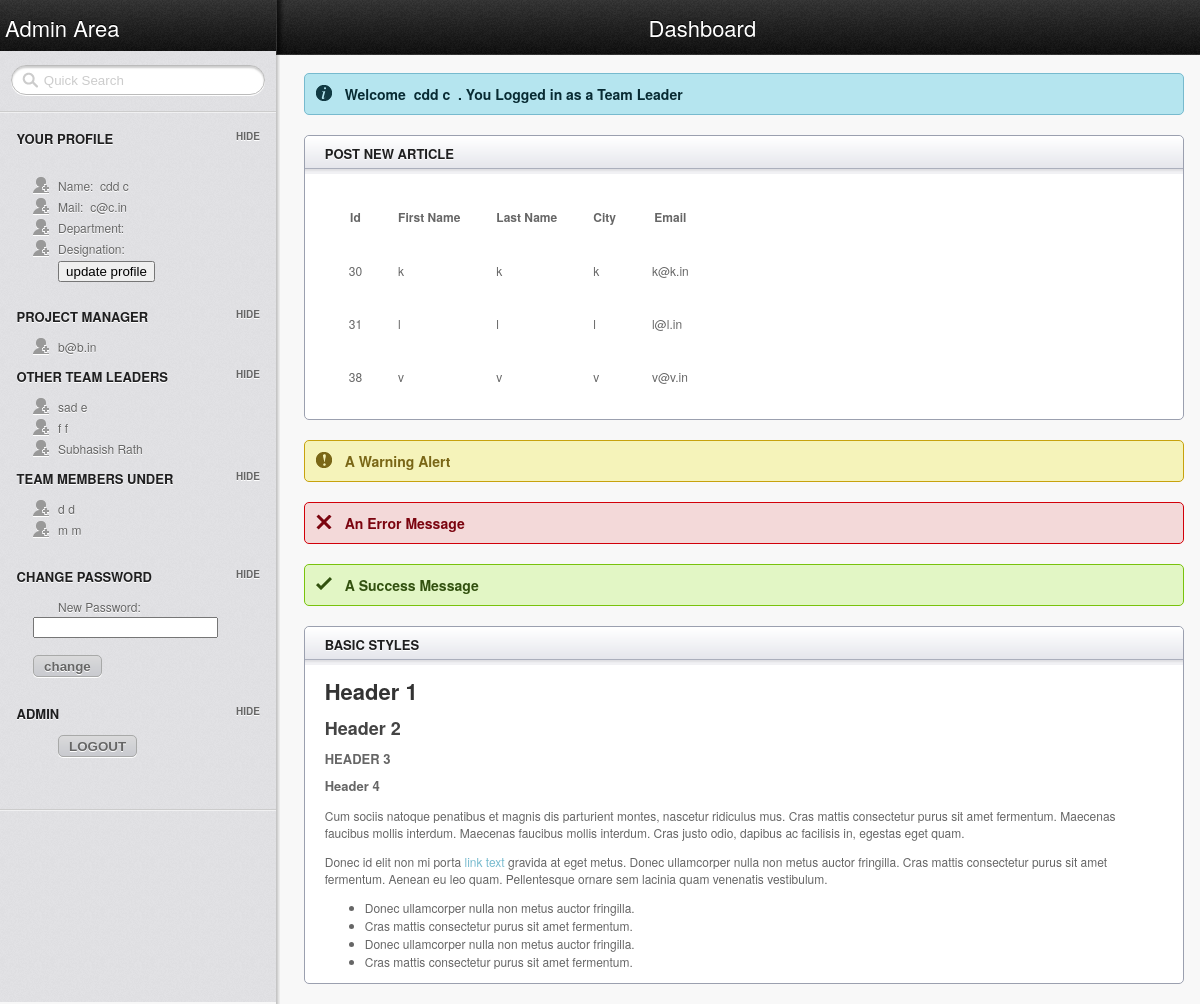
The page /Team Leader/teamembers.php?email=e@e.in (signed in) on the database its author committed.
### tables this page shows
CREATE TABLE IF NOT EXISTS `data` (
  `Id` int(255) NOT NULL AUTO_INCREMENT,
  `Fname` varchar(50) NOT NULL,
  `Lname` varchar(50) NOT NULL,
  `City` varchar(50) NOT NULL,
  `Email` varchar(50) NOT NULL,
  `Password` varchar(11) NOT NULL,
  `Usertype` varchar(50) NOT NULL,
  `Under` varchar(50) NOT NULL,
  `Department` varchar(250) NOT NULL,
  `date` varchar(50) NOT NULL,
  PRIMARY KEY (`Id`),
  UNIQUE KEY `Email` (`Email`)
);

### Team Leader/teamembers.php (the view, shortened to what this page needs)
<!doctype html>
<html lang="en">
<head>
	<link rel="stylesheet" href="../css/layout.css" type="text/css" media="screen" />
</head>
<body>
	<header id="header">
		<hgroup>
			<h1 class="site_title"><a href="index.php">Admin Area</a></h1>
				<h2 class="section_title">Dashboard</h2>
		</hgroup>
	</header>
	<aside id="sidebar" class="column">
		<form class="quick_search">
			<input type="text" value="Quick Search" onfocus="if(!this._haschanged){this.value=''};this._haschanged=true;">
		</form>
		<hr/>
		<h3>Your Profile</h3>
		<ul class="toggle">
		<br>
		<?php
if (isset($_SESSION['view']))
{
$user = $_SESSION['user'];
$result = "SELECT * FROM data WHERE Email='$user'";
$run = mysql_query($result) or die("ERROR".mysql_error());
while($row = mysql_fetch_array($run))
  {
echo "<li class='icn_add_user'><a>Name:&nbsp;&nbsp;" . $row['Fname'] . "&nbsp;" . $row['Lname'] . "</a></li>";
echo "<li class='icn_add_user'><a>Mail:&nbsp;&nbsp;" . $row['Email']."</a></li>";
echo "<li class='icn_add_user'><a>Department:&nbsp;&nbsp;</a></li>";
echo "<li class='icn_add_user'><a>Designation:&nbsp;&nbsp;</a></li>";
echo "<li><a href='updateinfo.php'><input type='button' value='update profile'/></a></li>";
echo "<br>";
$x=$row['Under'];
 $y=$row['Id'];
  }
  	echo	"</ul>";
	echo	"<h3>Project Manager</h3>";
	echo	"<ul class='toggle'>";
	echo		"<li class='icn_add_user'><a>". $x . "</a></li>";
	echo	"</ul>";
	echo	"<h3>Other Team Leaders</h3>";
	echo	"<ul class='toggle'>";
$result1= "SELECT Fname,Lname,Email FROM data WHERE Usertype='Teaml' and Email != '$user' and Under='$x'";
$run1 = mysql_query($result1) or die("ERROR".mysql_error());
while($row2=mysql_fetch_array($run1))
	{
$m=$row2['Email'];?>
	<li class='icn_add_user'><a href="teamembers.php?email=<?php echo $m; ?>"><?php echo $row2['Fname'] . "&nbsp;" . $row2['Lname'] ?></a></li>
		<?php
		}
	echo	"</ul>";
	echo	"<h3>Team Members under</h3>";
	echo	"<ul class='toggle'>";
$result1= "SELECT Fname,Lname FROM data WHERE Usertype='TeamM' and Under='$user' ";
$run1 = mysql_query($result1) or die("ERROR".mysql_error());
while($row2=mysql_fetch_array($run1))
	{
	echo		"<li class='icn_add_user'><a>". $row2['Fname'] . "&nbsp;" . $row2['Lname'] . "</a></li>";
	}
	echo	"</ul>";
	echo "<br>";
	echo "<h3>Change Password</h3>";
	echo  "<ul class='toggle'>";
	echo  "<li><a>New Password:</a><form action= 'pass.php' method='POST'><input type='hidden' name='id' value='". $y."'> </input><input type='pass' name='pass'></input><br><br><input type='submit' value='change'></form></li>";
	echo "</ul>";
	echo "<br>";
	echo "<h3>Admin</h3>";
	echo  "<ul class='toggle'>";
echo "<form action='destroy.php' method='POST'>";
echo "<li><a><input type='submit' value='LOGOUT'></input></form></a></li>";
echo	"</ul>";
	}
	else
	{echo "<script>window.location.assign('../login.php')</script>";}
	?>
		<footer>
			<hr />
				</footer>
	</aside>
	<section id="main" class="column">
	<?php
if (isset($_SESSION['view']))
{
$user = $_SESSION['user'];
$result = "SELECT * FROM data WHERE Email='$user'";
$run = mysql_query($result) or die("ERROR".mysql_error());
$row=mysql_fetch_array($run);
	echo "<h4 class='alert_info'>Welcome &nbsp;". $row['Fname'] ."&nbsp;". $row['Lname'] ."&nbsp; . You Logged in as a Team Leader</h4>";
}
else
	{echo "<script>window.location.assign('../login.php')</script>";}
?>
		<article class="module width_full">
			<header><h3>Post New Article</h3></header>
				<div class="module_content">
				<?php
echo "<table cellspacing='12' cellpadding='12'>";
echo "<tr>";
  echo "<th>Id</th>";
  echo "<th>First Name</th>";
  echo "<th>Last  Name</th>";
  echo "<th>City</th>";
  echo "<th>Email</th>";
  echo "</tr>";
$email=$_GET['email'];
	$result = "SELECT * FROM data WHERE Under='$email' and Usertype='TeamM'";
	$run = mysql_query($result) or die("ERROR".mysql_error());
	while($row = mysql_fetch_array($run))
  {
  echo "<tr>";
  echo   "<td>" . $row['Id'] . "</td><td>" . $row['Fname'] . "</td><td> " . $row['Lname']. "</td><td> " . $row['City']. "</td><td> " . $row['Email'] . "</td><td>";
  echo "</tr>";
  }
	echo "</table>";
?>
				</div>
		</article>
		<h4 class="alert_warning">A Warning Alert</h4>
		<h4 class="alert_error">An Error Message</h4>
		<h4 class="alert_success">A Success Message</h4>
		<article class="module width_full">
			<header><h3>Basic Styles</h3></header>
				<div class="module_content">
					<h1>Header 1</h1>
					<h2>Header 2</h2>
					<h3>Header 3</h3>
					<h4>Header 4</h4>
					<p>Cum sociis natoque penatibus et magnis dis parturient montes, nascetur ridiculus mus. Cras mattis consectetur purus sit amet fermentum. Maecenas faucibus mollis interdum. Maecenas faucibus mollis interdum. Cras justo odio, dapibus ac facilisis in, egestas eget quam.</p>
<p>Donec id elit non mi porta <a href="#">link text</a> gravida at eget metus. Donec ullamcorper nulla non metus auctor fringilla. Cras mattis consectetur purus sit amet fermentum. Aenean eu leo quam. Pellentesque ornare sem lacinia quam venenatis vestibulum.</p>
					<ul>
						<li>Donec ullamcorper nulla non metus auctor fringilla. </li>
						<li>Cras mattis consectetur purus sit amet fermentum.</li>
						<li>Donec ullamcorper nulla non metus auctor fringilla. </li>
						<li>Cras mattis consectetur purus sit amet fermentum.</li>
					</ul>
				</div>
		</article>
		<div class="spacer"></div>
	</section>
</body>
</html>

### rows shown on the page
data: Fname "cdd", Lname "c", Email "c@c.in", Under "b@b.in"
data: Fname "sad", Lname "e"
data: Fname "f", Lname "f"
data: Fname "Subhasish", Lname "Rath"
data: Fname "d", Lname "d"
data: Fname "m", Lname "m"
data: Id "30", Fname "k", Lname "k", City "k", Email "k@k.in"
data: Id "31", Fname "l", Lname "l", City "l", Email "l@l.in"
data: Id "38", Fname "v", Lname "v", City "v", Email "v@v.in"
